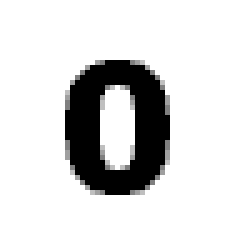
#> input picture assets/image/Digitos-Imagen-pequena/cero.bmp, 50 x 50 px (shown 5 times larger); its folder holds only this picture in this run
$ jupyter execute maam2.ipynb
#> lines starting #> are read from the running program, lines starting #| are printed output that depends on the picture; after the words box and inside, x2 and y2 are one past the last pixel; in counts of white or black regions, pixels touching at a corner belong together
## Inicio y captura de las imágenes

### Dada una ruta (path) se recuperan las imágenes de esa ruta con opencv y se guardan en una lista para su posterior uso

[cell 1]
import os
import cv2
import numpy as np
import imutils

path = "../assets/image/Digitos-Imagen-pequena/"
contentPath = os.listdir(f"{os.getcwd()}/{path}")
paths = list(
    map(lambda item: f"{path}{item}", contentPath))

print(paths)
images = []

for path in paths:
    images.append(cv2.imread(path, 0))

## BINARIZACIÓN

### En una lista guardamos las imágenes binarizadas

#### Primero se aplica un umbral de 160, es decir, valores menores a 160 tomarán el valor de 0 y valores mayores a 160 tomarán el valor de 255
#### Una vez aplicado el umbral a la imagen se aplana la matriz de datos y cada dato lo dividimos entre 255  para tener valores 0 y 1

[cell 2]
X_train = []
for image in images:
    _, img = cv2.threshold(image, 160, 255, cv2.THRESH_BINARY)
    img = np.array(img).flatten()
    img = img / 255
    X_train.append(img)
#> this loop made 1 pass
#> pass 1, `_, img = cv2.threshold(image, 160, 255, cv2.THRESH_BINARY)`:
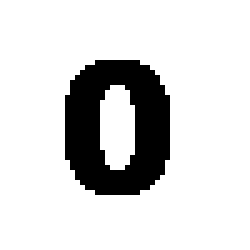
#> img: shape (50, 50) (shown 5 times larger); 84.3% white; 1 black region, box (x1, y1, x2, y2) and area: (13, 12, 34, 39) 392
#> after the loop, X_train = 1 item

## ENTRENAMIENTO

### El primer bloque de ciclos for corresponde a la primer fase del entrenamiento de la memoria asociativa, en el cual creamos y almacenamos las matrices correspondientes a cada elemento, en nuestro caso son 10 imágenes (dígitos del 0 al 9)

### En el segundo bloque de ciclos for se crea la memoria aplicando el operador max.

NOTA: Para mayor información sobre el proceso de entrenamiento consultar los documentos proporcionados por la profesora.

[cell 3]
matrix = []

for list_x, list_y in zip(X_train, X_train):
    matrix_aux = []
    for i in list_y:
        aux = []
        for j in list_x:
            aux.append(i - j)
        matrix_aux.append(aux)
    matrix.append(matrix_aux)
#> after the loop, matrix = 1 item


memory = []

for sublists in zip(*matrix):
    for rows in zip(*sublists):
        memory.append(
            max(rows))
#> after the loop, memory = 6250000 items

memory = np.array(memory)
memory = memory.reshape(2500, 2500)
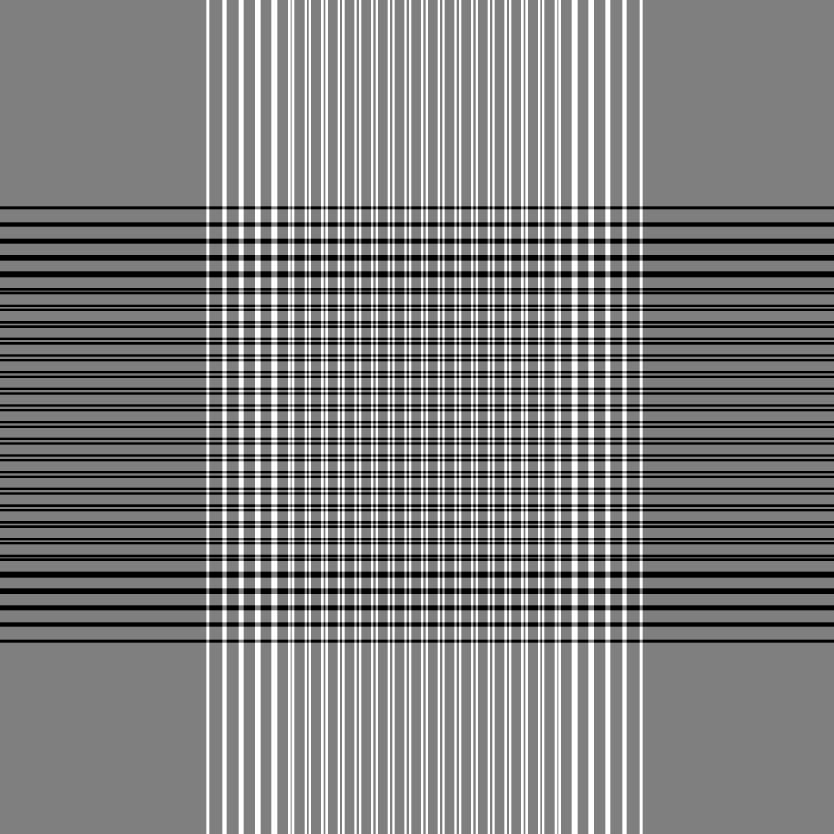
#> memory: shape (2500, 2500) float64 (shown at 1/3 size); min -1, max 1, mean 0; drawn with min black and max white

### Para probar que realmente funciona la memoria asociativa morfológica asociativa probamos con las imágenes a las que se les aplicó el ruido aditivo (1%, 25%, 50%, 90% y 99%)

### Se le realiza el mismo proceso de umbralización y binarización para trabajar con los mismos valores con los que se entrenó la memoria (0's y 1's)

### Para mostrar la imagen convertimos la lista a un array de numpy y le aplicamos un reshape de 50x50 que son las dimensiones en que se mostrará la imagen

[cell 4]
image = cv2.imread("../assets/image/Ruido/ruido_ad/imagead99.bmp", 0)
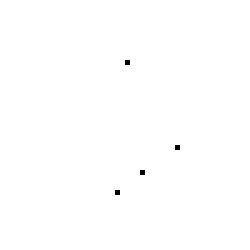
#> input picture assets/image/Ruido/ruido_ad/imagead99.bmp, 50 x 50 px (shown 5 times larger)
#> image: shape (50, 50); 99.8% white; black in thin lines or dots, all inside (x1, y1, x2, y2) = (23, 12, 36, 39)
_, img = cv2.threshold(image, 160, 255, cv2.THRESH_BINARY)
img = np.array(img).flatten()
#> img = 2500 values, max 255 at index 0, min 0 at index 625, mean 254.6
img = img / 255
#> img = 2500 values, max 1 at index 0, min 0 at index 625, mean 0.998

result = []

for fila in memory:
    aux = []
    for pos in range(len(img)):
        aux.append(fila[pos]+img[pos])
    result.append(min(aux))
#> after the loop, result = 2500 values, max 0 at index 0, min -1 at index 619, mean -0.157

result = np.array(result)
# result = cv2.convertScaleAbs(result, alpha=1, beta=0)
result = result.reshape(50, 50)
#> result: shape (50, 50) float64; values -1 (black) and 0 (white), 84.3% white; 1 black region, box (x1, y1, x2, y2) and area: (13, 12, 34, 39) 392
result = result * 255 # esto se hace solo para que al guardar la imagen se guarde bien
# result = imutils.resize(result, width=180)
cv2.imshow("result", result)
cv2.waitKey()
cv2.destroyAllWindows()
# cv2.imwrite("imagead99.png", result)
